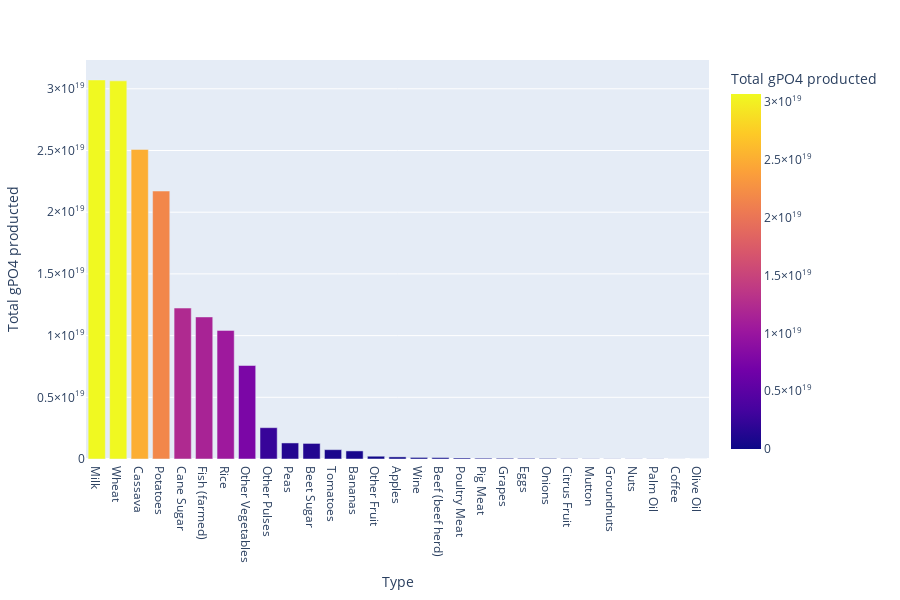

Notebook code for this chart:
### Markdown cell above
#### L'eutrofizzazione è un fenomeno dato dal rilascio della sostanza PO4, creerò una colonna che calcola i grammi di PO4 per ogni kilo di cibo/mangime prodotto

### Code cell
# Creare una funzione troppo codice
Food_types_PO4_emissions = [Food_Production_df[Food_Production_df["Food product"] == food_type]["Eutrophying emissions per kilogram (gPO₄eq per kilogram)"].to_list() for food_type in Food_types]
Food_types_PO4_dict = dict()

Feed_types_PO4_emissions = [Food_Production_df[Food_Production_df["Food product"] == food_type]["Eutrophying emissions per kilogram (gPO₄eq per kilogram)"].to_list() for food_type in Food_types]
Feed_types_PO4_dict = dict()

for i in range(len(Food_types)):
     Food_types_PO4_dict[Food_types[i]] = 0

     if len(Food_types_PO4_emissions[i]) != 0:
          Food_types_PO4_dict[Food_types[i]] = Food_types_PO4_emissions[i][0]

for index, record in Feed_items.iterrows():
     Food_type = record["Type"]
     if Food_type in Food_types_PO4_dict.keys():
          Food_feed_df.at[index, "Total gPO4 producted"] =  Food_feed_df.at[index, "Tonnes"] * 1000000 * Food_types_PO4_dict[Food_type]

for i in range(len(Feed_types)):
     Feed_types_PO4_dict[Feed_types[i]] = 0

     if len(Feed_types_PO4_emissions[i]) != 0:
          Feed_types_PO4_dict[Feed_types[i]] = Feed_types_PO4_emissions[i][0]

for index, record in Feed_items.iterrows():
     Feed_type = record["Type"]
     if Feed_type in Feed_types_PO4_dict.keys():
          Feed_items.at[index, "Total gPO4 producted"] =  Feed_items.at[index, "Tonnes"] * 1000000 * Feed_types_PO4_dict[Food_type]


Food_feed_df = pd.concat([Food_feed_df, Feed_items], ignore_index=True)
temp_df = Food_feed_df.groupby("Type").sum(numeric_only=True).sort_values(by="Total gPO4 producted", ascending=False)

fig = px.bar(
     temp_df,
     x=temp_df.index,
     y="Total gPO4 producted",
     color="Total gPO4 producted",
     height=600
)

fig.show()

### Figure 1 — Plotly figure (JSON) as saved in the notebook; plotly's stock layout.template omitted (floating-point values rounded to 4 significant figures)
{"data": [{"alignmentgroup": "True", "hovertemplate": "Type=%{x}<br>Total gPO4 producted=%{marker.color}<extra></extra>", "legendgroup": "", "marker": {"color": [30717689691420000000, 30643364982530000000, 25090429767610000000, 21715520284190000000, 12231701127880000000, 11513543764050000000, 10422739373640000000, 7576407625220000000, 2538602516560000000, 1300988911460000000, 1262397750000000000, 756541303040000000, 654706559520000000, 225374107500000000, 170441487260000000, 127924560130000000, 114853845580000000, 83854118390000000, 65817956060000000, 59455703080000000, 51267251460000000, 44216648750000000, 25269275760000000, 16801345180000000, 14930598990000000, 12917210570000000, 12266628200000000, 3933764180000000, 447524610000000], "coloraxis": "coloraxis", "pattern": {"shape": ""}}, "name": "", "offsetgroup": "", "orientation": "v", "showlegend": false, "textposition": "auto", "type": "bar", "x": ["Milk", "Wheat", "Cassava", "Potatoes", "Cane Sugar", "Fish (farmed)", "Rice", "Other Vegetables", "Other Pulses", "Peas", "Beet Sugar", "Tomatoes", "Bananas", "Other Fruit", "Apples", "Wine", "Beef (beef herd)", "Poultry Meat", "Pig Meat", "Grapes", "Eggs", "Onions", "Citrus Fruit", "Mutton", "Groundnuts", "Nuts", "Palm Oil", "Coffee", "Olive Oil"], "xaxis": "x", "y": [30717689691420000000, 30643364982530000000, 25090429767610000000, 21715520284190000000, 12231701127880000000, 11513543764050000000, 10422739373640000000, 7576407625220000000, 2538602516560000000, 1300988911460000000, 1262397750000000000, 756541303040000000, 654706559520000000, 225374107500000000, 170441487260000000, 127924560130000000, 114853845580000000, 83854118390000000, 65817956060000000, 59455703080000000, 51267251460000000, 44216648750000000, 25269275760000000, 16801345180000000, 14930598990000000, 12917210570000000, 12266628200000000, 3933764180000000, 447524610000000], "yaxis": "y"}], "layout": {"barmode": "relative", "coloraxis": {"colorbar": {"title": {"text": "Total gPO4 producted"}}, "colorscale": [[0, "#0d0887"], [0.1111, "#46039f"], [0.2222, "#7201a8"], [0.3333, "#9c179e"], [0.4444, "#bd3786"], [0.5556, "#d8576b"], [0.6667, "#ed7953"], [0.7778, "#fb9f3a"], [0.8889, "#fdca26"], [1, "#f0f921"]]}, "height": 600, "legend": {"tracegroupgap": 0}, "margin": {"t": 60}, "xaxis": {"anchor": "y", "domain": [0, 1], "title": {"text": "Type"}}, "yaxis": {"anchor": "x", "domain": [0, 1], "title": {"text": "Total gPO4 producted"}}}}
